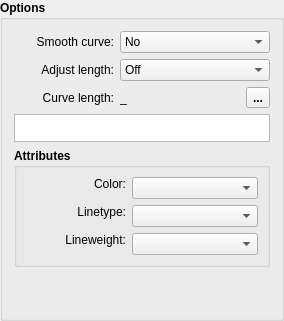
        <widget class="QGroupBox" name="options_GroupBox">
         <property name="minimumSize">
          <size>
           <width>0</width>
           <height>203</height>
          </size>
         </property>
         <property name="font">
          <font>
           <pointsize>9</pointsize>
           <bold>true</bold>
          </font>
         </property>
         <property name="title">
          <string>Options</string>
         </property>
         <layout class="QVBoxLayout" name="verticalLayout">
          <item>
           <layout class="QHBoxLayout" name="hLayoutAutoSmooth">
            <item>
             <widget class="QLabel" name="labelAutoSmooth">
              <property name="minimumSize">
               <size>
                <width>100</width>
                <height>0</height>
               </size>
              </property>
              <property name="font">
               <font>
                <pointsize>9</pointsize>
                <bold>false</bold>
               </font>
              </property>
              <property name="text">
               <string>Smooth curve:</string>
              </property>
              <property name="alignment">
               <set>Qt::AlignRight|Qt::AlignTrailing|Qt::AlignVCenter</set>
              </property>
             </widget>
            </item>
            <item>
             <widget class="QComboBox" name="comboBoxAutoSmooth">
              <property name="sizePolicy">
               <sizepolicy hsizetype="Expanding" vsizetype="Fixed">
                <horstretch>0</horstretch>
                <verstretch>0</verstretch>
               </sizepolicy>
              </property>
              <property name="font">
               <font>
                <pointsize>9</pointsize>
                <bold>false</bold>
               </font>
              </property>
              <item>
               <property name="text">
                <string>No</string>
               </property>
              </item>
              <item>
               <property name="text">
                <string>Yes</string>
               </property>
              </item>
             </widget>
            </item>
           </layout>
          </item>
          <item>
           <layout class="QHBoxLayout" name="hLayoutLengthMode">
            <item>
             <widget class="QLabel" name="labelLengthMode">
              <property name="minimumSize">
               <size>
                <width>100</width>
                <height>0</height>
               </size>
              </property>
              <property name="font">
               <font>
                <pointsize>9</pointsize>
                <bold>false</bold>
               </font>
              </property>
              <property name="text">
               <string>Adjust length:</string>
              </property>
              <property name="alignment">
               <set>Qt::AlignRight|Qt::AlignTrailing|Qt::AlignVCenter</set>
              </property>
             </widget>
            </item>
            <item>
             <widget class="QComboBox" name="comboBoxLengthMode">
              <property name="sizePolicy">
               <sizepolicy hsizetype="Expanding" vsizetype="Fixed">
                <horstretch>0</horstretch>
                <verstretch>0</verstretch>
               </sizepolicy>
              </property>
              <property name="font">
               <font>
                <pointsize>9</pointsize>
                <bold>false</bold>
               </font>
              </property>
              <item>
               <property name="text">
                <string>Off</string>
               </property>
              </item>
              <item>
               <property name="text">
                <string>Start</string>
               </property>
              </item>
              <item>
               <property name="text">
                <string>End</string>
               </property>
              </item>
              <item>
               <property name="text">
                <string>Both</string>
               </property>
              </item>
             </widget>
            </item>
           </layout>
          </item>
          <item>
           <layout class="QHBoxLayout" name="hLayoutCurveLenLabel">
            <item>
             <widget class="QLabel" name="labelEditCurveLength">
              <property name="minimumSize">
               <size>
                <width>100</width>
                <height>0</height>
               </size>
              </property>
              <property name="font">
               <font>
                <pointsize>9</pointsize>
                <bold>false</bold>
               </font>
              </property>
              <property name="text">
               <string>Curve length:</string>
              </property>
              <property name="alignment">
               <set>Qt::AlignRight|Qt::AlignTrailing|Qt::AlignVCenter</set>
              </property>
             </widget>
            </item>
            <item>
             <widget class="QLabel" name="labelResultCurveLength">
              <property name="minimumSize">
               <size>
                <width>85</width>
                <height>0</height>
               </size>
              </property>
              <property name="font">
               <font>
                <pointsize>9</pointsize>
                <bold>false</bold>
               </font>
              </property>
              <property name="text">
               <string notr="true">_</string>
              </property>
             </widget>
            </item>
            <item>
             <spacer name="hSpacerCurveLen">
              <property name="orientation">
               <enum>Qt::Horizontal</enum>
              </property>
              <property name="sizeHint" stdset="0">
               <size>
                <width>10</width>
                <height>20</height>
               </size>
              </property>
             </spacer>
            </item>
            <item>
             <widget class="QToolButton" name="toolButtonExprCurveLength">
              <property name="toolTip">
               <string>Formula wizard</string>
              </property>
              <property name="text">
               <string notr="true">...</string>
              </property>
              <property name="icon">
               <iconset resource="../../../vmisc/share/resources/icon.qrc">
                <normaloff>:/tsvg/seamly/fx.tsvg</normaloff>:/tsvg/seamly/fx.tsvg</iconset>
              </property>
              <property name="iconSize">
               <size>
                <width>24</width>
                <height>24</height>
               </size>
              </property>
             </widget>
            </item>
           </layout>
          </item>
          <item>
           <widget class="ExpandingTextEdit" name="plainTextEditCurveLength">
            <property name="sizePolicy">
             <sizepolicy hsizetype="Expanding" vsizetype="Preferred">
              <horstretch>0</horstretch>
              <verstretch>0</verstretch>
             </sizepolicy>
            </property>
            <property name="maximumSize">
             <size>
              <width>16777215</width>
              <height>28</height>
             </size>
            </property>
            <property name="font">
             <font>
              <pointsize>9</pointsize>
              <bold>false</bold>
             </font>
            </property>
            <property name="toolTip">
             <string>Curve arc length formula (applied if filled)</string>
            </property>
            <property name="tabChangesFocus">
             <bool>true</bool>
            </property>
           </widget>
          </item>
          <item>
           <widget class="QGroupBox" name="attributes_GroupBox_2">
            <property name="minimumSize">
             <size>
              <width>240</width>
              <height>0</height>
             </size>
            </property>
            <property name="font">
             <font>
              <pointsize>9</pointsize>
              <bold>true</bold>
             </font>
            </property>
            <property name="title">
             <string>Attributes</string>
            </property>
            <layout class="QFormLayout" name="formLayout_2">
             <item row="0" column="0">
              <widget class="QLabel" name="lineColor_Label">
               <property name="sizePolicy">
                <sizepolicy hsizetype="MinimumExpanding" vsizetype="Fixed">
                 <horstretch>0</horstretch>
                 <verstretch>0</verstretch>
                </sizepolicy>
               </property>
               <property name="minimumSize">
                <size>
                 <width>100</width>
                 <height>0</height>
                </size>
               </property>
               <property name="maximumSize">
                <size>
                 <width>16777215</width>
                 <height>16777215</height>
                </size>
               </property>
               <property name="font">
                <font>
                 <pointsize>9</pointsize>
                 <bold>false</bold>
                </font>
               </property>
               <property name="text">
                <string>Color:</string>
               </property>
               <property name="alignment">
                <set>Qt::AlignRight|Qt::AlignTrailing|Qt::AlignVCenter</set>
               </property>
              </widget>
             </item>
             <item row="0" column="1">
              <widget class="ColorComboBox" name="lineColor_ComboBox">
               <property name="sizePolicy">
                <sizepolicy hsizetype="Expanding" vsizetype="Fixed">
                 <horstretch>0</horstretch>
                 <verstretch>0</verstretch>
                </sizepolicy>
               </property>
               <property name="minimumSize">
                <size>
                 <width>80</width>
                 <height>0</height>
                </size>
               </property>
               <property name="font">
                <font>
                 <pointsize>9</pointsize>
                 <bold>false</bold>
                </font>
               </property>
              </widget>
             </item>
             <item row="1" column="0">
              <widget class="QLabel" name="lineType_Label">
               <property name="sizePolicy">
                <sizepolicy hsizetype="MinimumExpanding" vsizetype="Fixed">
                 <horstretch>0</horstretch>
                 <verstretch>0</verstretch>
                </sizepolicy>
               </property>
               <property name="minimumSize">
                <size>
                 <width>100</width>
                 <height>0</height>
                </size>
               </property>
               <property name="maximumSize">
                <size>
                 <width>16777215</width>
                 <height>16777215</height>
                </size>
               </property>
               <property name="font">
                <font>
                 <pointsize>9</pointsize>
                 <bold>false</bold>
                </font>
               </property>
               <property name="text">
                <string>Linetype:</string>
               </property>
               <property name="alignment">
                <set>Qt::AlignRight|Qt::AlignTrailing|Qt::AlignVCenter</set>
               </property>
              </widget>
             </item>
             <item row="1" column="1">
              <widget class="LineTypeComboBox" name="lineType_ComboBox">
               <property name="sizePolicy">
                <sizepolicy hsizetype="Expanding" vsizetype="Fixed">
                 <horstretch>0</horstretch>
                 <verstretch>0</verstretch>
                </sizepolicy>
               </property>
               <property name="minimumSize">
                <size>
                 <width>80</width>
                 <height>0</height>
                </size>
               </property>
               <property name="maximumSize">
                <size>
                 <width>16777215</width>
                 <height>16777215</height>
                </size>
               </property>
               <property name="font">
                <font>
                 <pointsize>9</pointsize>
                 <bold>false</bold>
                </font>
               </property>
              </widget>
             </item>
             <item row="2" column="0">
              <widget class="QLabel" name="lineWeight_Label">
               <property name="sizePolicy">
                <sizepolicy hsizetype="MinimumExpanding" vsizetype="Fixed">
                 <horstretch>0</horstretch>
                 <verstretch>0</verstretch>
                </sizepolicy>
               </property>
               <property name="minimumSize">
                <size>
                 <width>100</width>
                 <height>0</height>
                </size>
               </property>
               <property name="maximumSize">
                <size>
                 <width>16777215</width>
                 <height>16777215</height>
                </size>
               </property>
               <property name="font">
                <font>
                 <pointsize>9</pointsize>
                 <bold>false</bold>
                </font>
               </property>
               <property name="text">
                <string>Lineweight:</string>
               </property>
               <property name="alignment">
                <set>Qt::AlignRight|Qt::AlignTrailing|Qt::AlignVCenter</set>
               </property>
              </widget>
             </item>
             <item row="2" column="1">
              <widget class="LineWeightComboBox" name="lineWeight_ComboBox">
               <property name="sizePolicy">
                <sizepolicy hsizetype="Expanding" vsizetype="Fixed">
                 <horstretch>0</horstretch>
                 <verstretch>0</verstretch>
                </sizepolicy>
               </property>
               <property name="minimumSize">
                <size>
                 <width>80</width>
                 <height>0</height>
                </size>
               </property>
               <property name="font">
                <font>
                 <pointsize>9</pointsize>
                 <bold>false</bold>
                </font>
               </property>
              </widget>
             </item>
            </layout>
           </widget>
          </item>
          <item>
           <spacer name="verticalSpacer_2">
            <property name="orientation">
             <enum>Qt::Vertical</enum>
            </property>
            <property name="sizeHint" stdset="0">
             <size>
              <width>20</width>
              <height>40</height>
             </size>
            </property>
           </spacer>
          </item>
         </layout>
        </widget>
